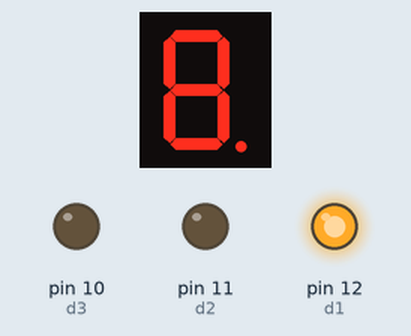
Simulated run of this sketch. Board: Arduino Uno, built with avr-gcc and run on an emulated ATmega328P. Shown: 1-digit seven-segment display, output pins drawn as LEDs (lit = HIGH). Wiring (inferred from the names in the program): 1-digit 7-segment display, segments lit when LOW: segments pin 1, pin 0, pin 13, pin 4, pin 5, pin 6, pin 7, pin 8. The segment pins are drawn as the display they are named for; pins used as bus, display or sensor lines are not drawn.

Above: at 0.05 s.
At 0.55 s:
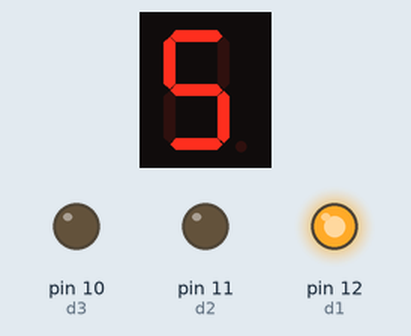
At 1.05 s:
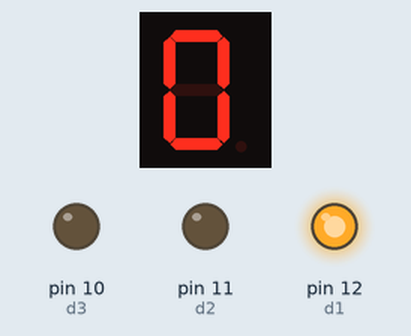
At 2.35 s:
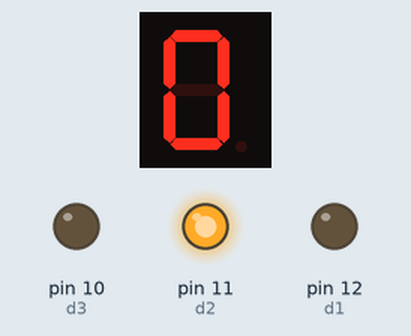
At 3.65 s:
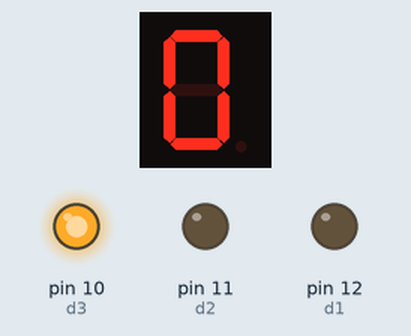
At 4.95 s:
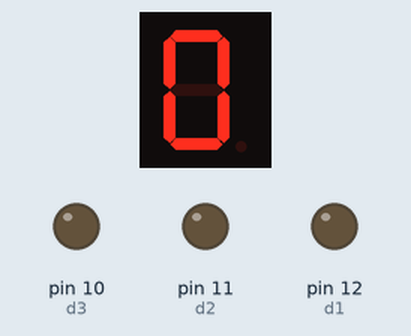
Timing chart, 0 to 40.0 s (numbered marks = the images above):
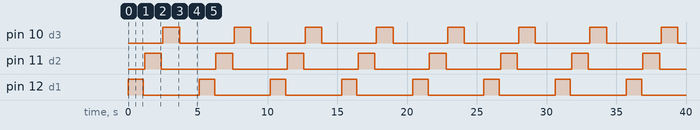

The sketch:

Test2.ino
```cpp
int a = 1;
int b = 0;
int c = 13;
int d = 4;
int e = 5;
int f = 6;
int g = 7;
int dp = 8;
int d4 = 9;
int d3 = 10;
int d2 = 11;
int d1 = 12;
long n = 1230;
int x = 100;
int del = 55;

void setup() {
  // put your setup code here, to run once:
  pinMode( d1 , OUTPUT);
  pinMode( d2 , OUTPUT);
  pinMode( d3 , OUTPUT);
  pinMode( d4 , OUTPUT);
  pinMode( a , OUTPUT);
  pinMode( b , OUTPUT);
  pinMode( c , OUTPUT);
  pinMode( d , OUTPUT);
  pinMode( e , OUTPUT);
  pinMode( f , OUTPUT);
  pinMode( g , OUTPUT);
  pinMode( dp , OUTPUT);

}

void loop() {
  // put your main code here, to run repeatedly:
  digitalWrite(d1,HIGH);
  delay(100);
  number1();
  delay(100);
  number2();
  delay(100);
  number3();
  delay(100);
  number4();
  delay(100);
  number5();
  delay(100);
  number6();
  delay(100);
  number7();
  delay(100);
  number8();
  delay(100);
  number9();
  delay(100);
  number0();
  delay(100);
  Clear();
  digitalWrite(d1,LOW);
  delay(100);
  digitalWrite(d2,HIGH);
  delay(100);
  delay(100);
  number1();
  delay(100);
  number2();
  delay(100);
  number3();
  delay(100);
  number4();
  delay(100);
  number5();
  delay(100);
  number6();
  delay(100);
  number7();
  delay(100);
  number8();
  delay(100);
  number9();
  delay(100);
  number0();
  delay(100);
  Clear();
  digitalWrite(d2,LOW);
  delay(100);
  digitalWrite(d3,HIGH);
  delay(100);
  delay(100);
  number1();
  delay(100);
  number2();
  delay(100);
  number3();
  delay(100);
  number4();
  delay(100);
  number5();
  delay(100);
  number6();
  delay(100);
  number7();
  delay(100);
  number8();
  delay(100);
  number9();
  delay(100);
  number0();
  delay(100);
  Clear();
  digitalWrite(d3,LOW);
  delay(100);
  digitalWrite(d4,HIGH);
  delay(100);
  delay(100);
  number1();
  delay(100);
  number2();
  delay(100);
  number3();
  delay(100);
  number4();
  delay(100);
  number5();
  delay(100);
  number6();
  delay(100);
  number7();
  delay(100);
  number8();
  delay(100);
  number9();
  delay(100);
  number0();
  delay(100);
  Clear();
  digitalWrite(d4,LOW);
  delay(100);
}
void actualgoodcodestuff(unsigned char n){
  switch(n){
    case '1':
      digitalWrite(d1,HIGH);
      digitalWrite(d2,LOW);
      digitalWrite(d3,LOW);
      digitalWrite(d4,LOW);
      break;
    case '2':
      digitalWrite(d1,LOW);
      digitalWrite(d2,HIGH);
      digitalWrite(d3,LOW);
      digitalWrite(d4,LOW);
      break;
    case '3':
      digitalWrite(d1,LOW);
      digitalWrite(d2,LOW);
      digitalWrite(d3,HIGH);
      digitalWrite(d4,LOW);
      break;
    case '4':
      digitalWrite(d1,LOW);
      digitalWrite(d2,LOW);
      digitalWrite(d3,LOW);
      digitalWrite(d4,HIGH);
      break;
    default:
      digitalWrite(d1,LOW);
      digitalWrite(d2,LOW);
      digitalWrite(d3,LOW);
      digitalWrite(d4,LOW);
      break;
  }
}

void number0(){
  digitalWrite(a,LOW);
  digitalWrite(b,LOW);
  digitalWrite(c,LOW);
  digitalWrite(d,LOW);
  digitalWrite(e,LOW);
  digitalWrite(f,LOW);
  digitalWrite(g,HIGH);
  digitalWrite(dp,HIGH);
}
void number1(){
  digitalWrite(a,HIGH);
  digitalWrite(b,LOW);
  digitalWrite(c,LOW);
  digitalWrite(d,HIGH);
  digitalWrite(e,HIGH);
  digitalWrite(f,HIGH);
  digitalWrite(g,HIGH);
  digitalWrite(dp,HIGH);
}
void number2(){
  digitalWrite(a,LOW);
  digitalWrite(b,LOW);
  digitalWrite(c,HIGH);
  digitalWrite(d,LOW);
  digitalWrite(e,LOW);
  digitalWrite(f,HIGH);
  digitalWrite(g,LOW);
  digitalWrite(dp,HIGH);
}
void number3(){
  digitalWrite(a,LOW);
  digitalWrite(b,LOW);
  digitalWrite(c,LOW);
  digitalWrite(d,LOW);
  digitalWrite(e,HIGH);
  digitalWrite(f,HIGH);
  digitalWrite(g,LOW);
  digitalWrite(dp,HIGH);
}
void number4(){
  digitalWrite(a,HIGH);
  digitalWrite(b,LOW);
  digitalWrite(c,LOW);
  digitalWrite(d,HIGH);
  digitalWrite(e,HIGH);
  digitalWrite(f,LOW);
  digitalWrite(g,LOW);
  digitalWrite(dp,HIGH);
}
void number5(){
  digitalWrite(a,LOW);
  digitalWrite(b,HIGH);
  digitalWrite(c,LOW);
  digitalWrite(d,LOW);
  digitalWrite(e,HIGH);
  digitalWrite(f,LOW);
  digitalWrite(g,LOW);
  digitalWrite(dp,HIGH);
}
void number6(){
  digitalWrite(a,LOW);
  digitalWrite(b,HIGH);
  digitalWrite(c,LOW);
  digitalWrite(d,LOW);
  digitalWrite(e,LOW);
  digitalWrite(f,LOW);
  digitalWrite(g,LOW);
  digitalWrite(dp,HIGH);
}
void number7(){
  digitalWrite(a,LOW);
  digitalWrite(b,LOW);
  digitalWrite(c,LOW);
  digitalWrite(d,HIGH);
  digitalWrite(e,HIGH);
  digitalWrite(f,HIGH);
  digitalWrite(g,HIGH);
  digitalWrite(dp,HIGH);
}
void number8(){
  digitalWrite(a,LOW);
  digitalWrite(b,LOW);
  digitalWrite(c,LOW);
  digitalWrite(d,LOW);
  digitalWrite(e,LOW);
  digitalWrite(f,LOW);
  digitalWrite(g,LOW);
  digitalWrite(dp,HIGH);
}
void number9(){
  digitalWrite(a,LOW);
  digitalWrite(b,LOW);
  digitalWrite(c,LOW);
  digitalWrite(d,LOW);
  digitalWrite(e,HIGH);
  digitalWrite(f,LOW);
  digitalWrite(g,LOW);
  digitalWrite(dp,HIGH);
}
void Clear(){
  digitalWrite(a,HIGH);
  digitalWrite(b,HIGH);
  digitalWrite(c,HIGH);
  digitalWrite(d,HIGH);
  digitalWrite(e,HIGH);
  digitalWrite(f,HIGH);
  digitalWrite(g,HIGH);
  digitalWrite(dp,HIGH);
}
void pickNumber(unsigned char n){
  switch(n){
    case '0':number0();
    break;
    case '1':number1();
    break;
    case '2':number2();
    break;
    case '3':number3();
    break;
    case '4':number4();
    break;
    case '5':number5();
    break;
    case '6':number6();
    break;
    case '7':number7();
    break;
    case '8':number8();
    break;
    case '9':number9();
    break;
    default:Clear();
    break;
  }
}
void Display(unsigned char x, unsigned char Number){
  actualgoodcodestuff(x);
  pickNumber(Number);
  delay(1);
  Clear();
}
```

Measured:
- by itself, pin 10 (d3), pin 11 (d2): alternates HIGH for 1.2 s and LOW for 3.9 s
- by itself, pin 12 (d1): alternates HIGH for 1.1 s and LOW for 4.0 s
- by itself, everything shown: repeats every 5.1 s, in 47 steps
